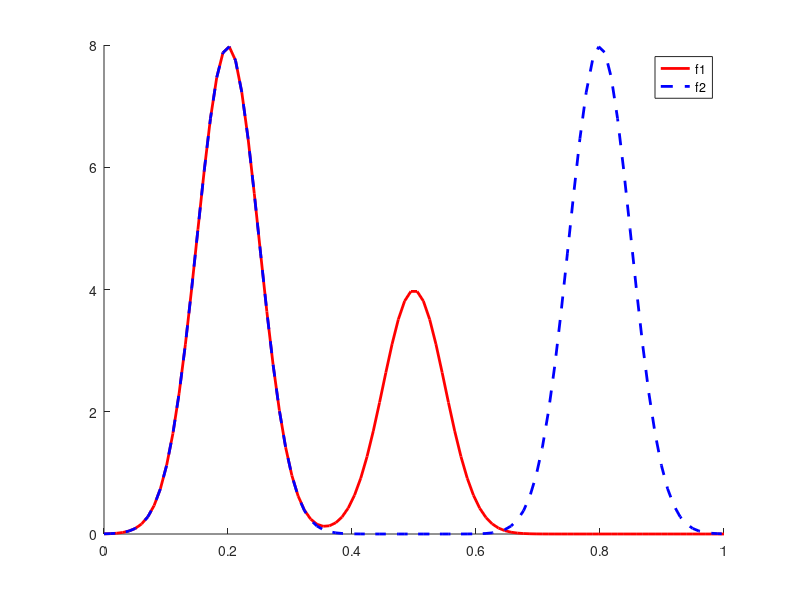
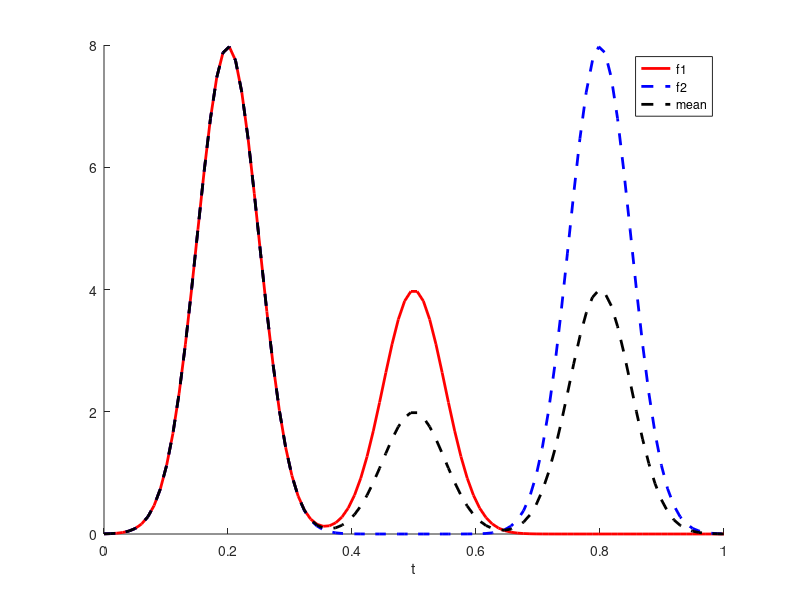

The MATLAB source for these figures, in order: (Note: this script raises an error after producing the figures.)
clear;

%%definining functions
N=100;
t=(0:(N-1))/(N-1);

% y(1,:)=2*sin(2*pi*t)+cos(4*pi*t);
% %y(2,:)=sqrt(2)*cos(pi*t)+sqrt(2)*cos(3*pi*t);
% y(2,:) = pdf('norm',t, 0.5,0.15)+pdf('norm',t, 1.5,0.15);

y(1,:) = pdf('norm',t, 0.2,0.05) + 0.5*pdf('norm',t, 0.5,0.05);
y(2,:) = pdf('norm',t, 0.2,0.05) + pdf('norm',t, 0.8,0.05);

[n, m]=size(y);


figure(1)
hold on

plot(t,y(1,:),'r','Linewidth', 2)
plot(t,y(2,:),'blue--','Linewidth', 2)

legend('f1','f2')
hold off
figure(2)
hold on
plot(t,y(1,:),'r','Linewidth', 2)
plot(t,y(2,:),'blue--','Linewidth', 2)

F_bar=(y(1,:)+y(2,:))/2;


plot(t,F_bar,'black--','Linewidth', 2)
xlabel('t')

legend('f1','f2','mean')
% ylabel('mean of functions')
hold off




%%minimizing Cost Function
gam0=OldDynamicProgrammingF(y(2,:),y(1,:),0,1)
gam2 = (gam0-gam0(1))/(gam0(end)-gam0(1));
y2rec=interp1(t,y(2,:),(t(end)-t(1)).*gam2-t(1));

figure(3)
hold on

plot(t,y(1,:),'r','Linewidth', 2)
plot(t,y2rec,'blue--','Linewidth', 2)
legend('f1','f2rec')
hold off

figure(4)
hold on

plot(t,y(1,:),'r','Linewidth', 2)
plot(t,y2rec,'blue--','Linewidth', 2)

Y_bar=(y(1,:)+y2rec)/2;


plot(t,Y_bar,'black--','Linewidth', 2)
xlabel('t')
legend('f1','f2rec','mean')
hold off
